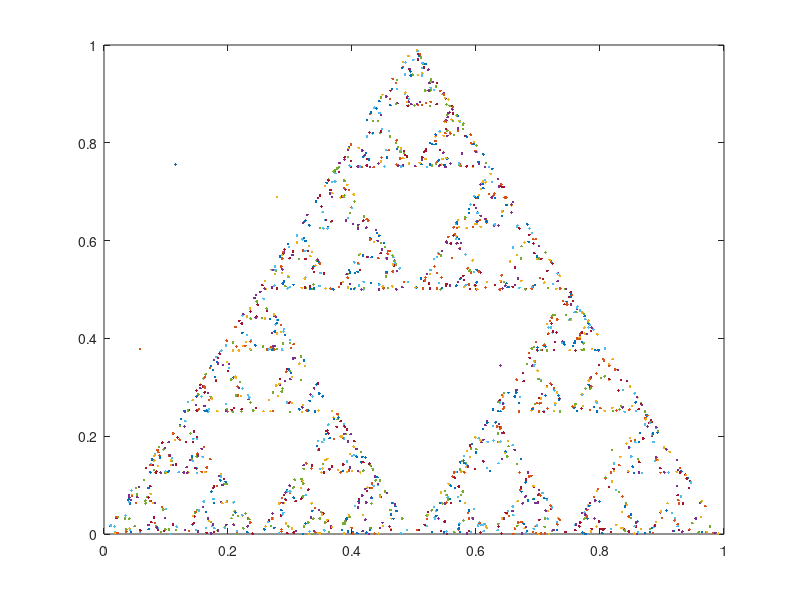

Recreate this plot in MATLAB.
clear
clf
x = rand;
y = rand;
plot(x,y);
hold on
for it = 1:2000
	choic = floor(rand*3);
	if choic == 0
		x = x/2;
		y = y/2;
	elseif choic == 1
		x = (x+1)/2;
		y = y/2;
	else
		x = (x+0.5)/2;
		y = (y+1)/2;
	end
	plot(x,y);
end